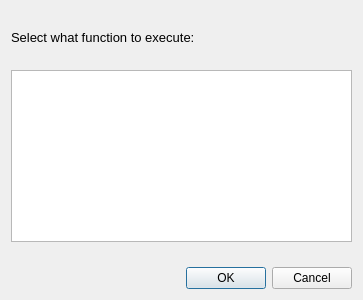
<ui version="4.0" >
 <class>Dialog</class>
 <widget class="QDialog" name="Dialog" >
  <property name="geometry" >
   <rect>
    <x>0</x>
    <y>0</y>
    <width>363</width>
    <height>300</height>
   </rect>
  </property>
  <property name="windowTitle" >
   <string>Dialog</string>
  </property>
  <layout class="QVBoxLayout" name="verticalLayout" >
   <item>
    <spacer name="verticalSpacer_3" >
     <property name="orientation" >
      <enum>Qt::Vertical</enum>
     </property>
     <property name="sizeHint" stdset="0" >
      <size>
       <width>20</width>
       <height>40</height>
      </size>
     </property>
    </spacer>
   </item>
   <item>
    <widget class="QLabel" name="label" >
     <property name="font" >
      <font>
       <pointsize>10</pointsize>
      </font>
     </property>
     <property name="text" >
      <string>Select what function to execute:</string>
     </property>
     <property name="textFormat" >
      <enum>Qt::LogText</enum>
     </property>
     <property name="wordWrap" >
      <bool>true</bool>
     </property>
    </widget>
   </item>
   <item>
    <spacer name="verticalSpacer_2" >
     <property name="orientation" >
      <enum>Qt::Vertical</enum>
     </property>
     <property name="sizeHint" stdset="0" >
      <size>
       <width>20</width>
       <height>40</height>
      </size>
     </property>
    </spacer>
   </item>
   <item>
    <widget class="QTextEdit" name="command" >
     <property name="plainText" >
      <string></string>
     </property>
    </widget>
   </item>
   <item>
    <spacer name="verticalSpacer" >
     <property name="orientation" >
      <enum>Qt::Vertical</enum>
     </property>
     <property name="sizeHint" stdset="0" >
      <size>
       <width>20</width>
       <height>40</height>
      </size>
     </property>
    </spacer>
   </item>
   <item>
    <widget class="QDialogButtonBox" name="buttonBox" >
     <property name="orientation" >
      <enum>Qt::Horizontal</enum>
     </property>
     <property name="standardButtons" >
      <set>QDialogButtonBox::Cancel|QDialogButtonBox::Ok</set>
     </property>
    </widget>
   </item>
  </layout>
 </widget>
 <resources/>
 <connections>
  <connection>
   <sender>buttonBox</sender>
   <signal>accepted()</signal>
   <receiver>Dialog</receiver>
   <slot>accept()</slot>
   <hints>
    <hint type="sourcelabel" >
     <x>248</x>
     <y>254</y>
    </hint>
    <hint type="destinationlabel" >
     <x>157</x>
     <y>274</y>
    </hint>
   </hints>
  </connection>
  <connection>
   <sender>buttonBox</sender>
   <signal>rejected()</signal>
   <receiver>Dialog</receiver>
   <slot>reject()</slot>
   <hints>
    <hint type="sourcelabel" >
     <x>316</x>
     <y>260</y>
    </hint>
    <hint type="destinationlabel" >
     <x>286</x>
     <y>274</y>
    </hint>
   </hints>
  </connection>
 </connections>
</ui>
